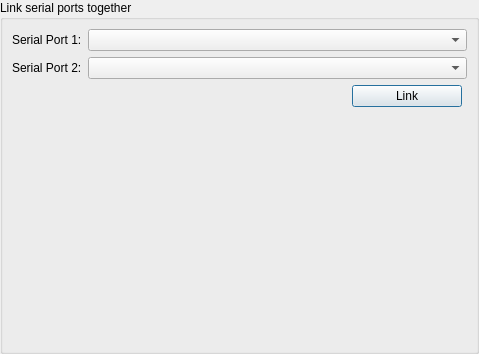
<?xml version="1.0" encoding="UTF-8"?>
<ui version="4.0">
 <class>PGLKCreate</class>
 <widget class="QWidget" name="PGLKCreate">
  <property name="geometry">
   <rect>
    <x>0</x>
    <y>0</y>
    <width>479</width>
    <height>354</height>
   </rect>
  </property>
  <property name="windowTitle">
   <string>Form</string>
  </property>
  <layout class="QVBoxLayout" name="verticalLayout">
   <property name="spacing">
    <number>0</number>
   </property>
   <property name="leftMargin">
    <number>0</number>
   </property>
   <property name="topMargin">
    <number>0</number>
   </property>
   <property name="rightMargin">
    <number>0</number>
   </property>
   <property name="bottomMargin">
    <number>0</number>
   </property>
   <item>
    <widget class="QGroupBox" name="gbxLinkPorts">
     <property name="title">
      <string>Link serial ports together</string>
     </property>
     <layout class="QGridLayout" name="gridLayout">
      <item row="0" column="0">
       <widget class="QLabel" name="label">
        <property name="text">
         <string>Serial Port 1:</string>
        </property>
       </widget>
      </item>
      <item row="0" column="1">
       <widget class="QComboBox" name="cbPort1">
        <property name="sizePolicy">
         <sizepolicy hsizetype="Expanding" vsizetype="Fixed">
          <horstretch>0</horstretch>
          <verstretch>0</verstretch>
         </sizepolicy>
        </property>
       </widget>
      </item>
      <item row="1" column="0">
       <widget class="QLabel" name="label_2">
        <property name="text">
         <string>Serial Port 2:</string>
        </property>
       </widget>
      </item>
      <item row="1" column="1">
       <widget class="QComboBox" name="cbPort2">
        <property name="sizePolicy">
         <sizepolicy hsizetype="Expanding" vsizetype="Fixed">
          <horstretch>0</horstretch>
          <verstretch>0</verstretch>
         </sizepolicy>
        </property>
       </widget>
      </item>
      <item row="2" column="0" colspan="2">
       <widget class="QWidget" name="pnlButtons" native="true">
        <layout class="QHBoxLayout" name="horizontalLayout">
         <property name="spacing">
          <number>24</number>
         </property>
         <property name="leftMargin">
          <number>0</number>
         </property>
         <property name="topMargin">
          <number>0</number>
         </property>
         <property name="rightMargin">
          <number>5</number>
         </property>
         <property name="bottomMargin">
          <number>0</number>
         </property>
         <item>
          <spacer name="horizontalSpacer">
           <property name="orientation">
            <enum>Qt::Horizontal</enum>
           </property>
           <property name="sizeHint" stdset="0">
            <size>
             <width>307</width>
             <height>20</height>
            </size>
           </property>
          </spacer>
         </item>
         <item>
          <widget class="QPushButton" name="btnLinkPorts">
           <property name="minimumSize">
            <size>
             <width>110</width>
             <height>0</height>
            </size>
           </property>
           <property name="text">
            <string>Link</string>
           </property>
           <property name="autoDefault">
            <bool>true</bool>
           </property>
           <property name="default">
            <bool>true</bool>
           </property>
          </widget>
         </item>
        </layout>
       </widget>
      </item>
      <item row="3" column="0">
       <spacer name="verticalSpacer">
        <property name="orientation">
         <enum>Qt::Vertical</enum>
        </property>
        <property name="sizeHint" stdset="0">
         <size>
          <width>20</width>
          <height>185</height>
         </size>
        </property>
       </spacer>
      </item>
     </layout>
    </widget>
   </item>
  </layout>
 </widget>
 <resources/>
 <connections/>
</ui>
